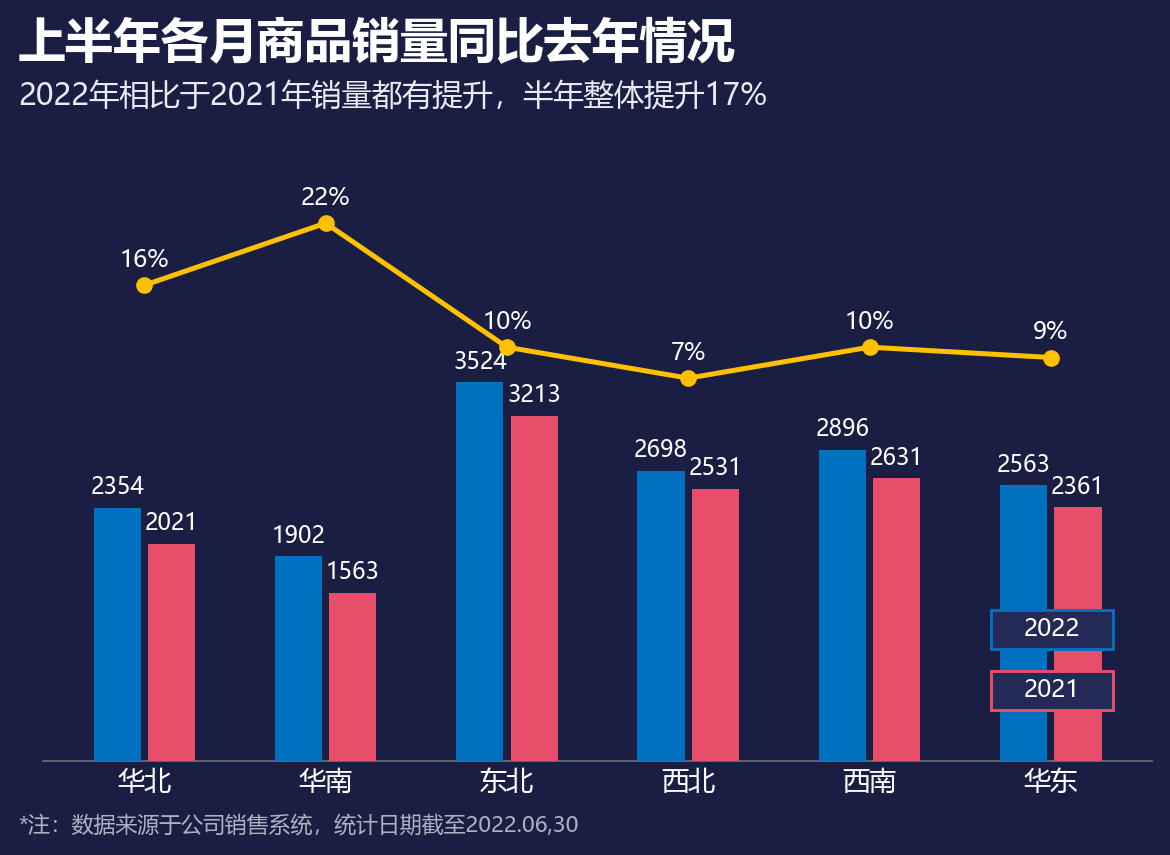

Write Python code to recreate this figure.
# -*- coding: utf-8 -*-
"""
图表 27 簇状柱形折线图
复现《Excel数据可视化 - 从图表到数据大屏》第二章后15个图表
运行: python 27_簇状柱形折线图.py  ->  生成 27_簇状柱形折线图.png
"""

import os
import math
import numpy as np
import matplotlib
matplotlib.use('Agg')
import matplotlib.pyplot as plt
from matplotlib.patches import (Circle, Wedge, Rectangle, FancyBboxPatch,
                                PathPatch)
from matplotlib.path import Path
from matplotlib.lines import Line2D
from matplotlib.patches import Patch
import matplotlib.colors as mcolors

plt.rcParams['font.sans-serif'] = ['Microsoft YaHei', 'SimHei', 'DejaVu Sans']
plt.rcParams['axes.unicode_minus'] = False
plt.rcParams['figure.dpi'] = 150

OUT = os.path.dirname(os.path.abspath(__file__))

# ---------------- 配色（取自原图表像素） ----------------
BG       = '#1A1E43'   # 深蓝底
BLUE     = '#0070C0'
BLUE_L   = '#00B0F0'
BLUE_M   = '#82ADD7'
BLUE_BR  = '#0E5DFF'   # 子弹图-实际
RED      = '#E74E69'
YELLOW   = '#FFC000'
AMBER    = '#FFC54D'
TEAL     = '#087E8B'
ROSE_R   = '#F94C66'
CYAN     = '#37A2DA'
GREEN_T  = '#11A7AD'
PURPLE   = '#7030A0'
DARKLINE = '#1A1E43'
TXT      = '#FFFFFF'
TXT2     = '#E9EAF2'
TXT3     = '#AEB1C2'
GREY_TR  = '#767889'   # 滑珠轨道灰
GREY_BEAD= '#A6A6A6'
OUTLINE  = '#9BA0BC'   # 目标柱描边
# 南丁格尔圆环
R_PURPLE = '#512DCB'
R_BLUE   = '#6073F3'
R_CYAN   = '#66CBDD'
# 复合柱形图季度色
Q_COLORS = ['#4A5BD1', '#FC6C0F', '#F6A50B', '#A2417B']

TITLE_FS  = 23
SUB_FS    = 14.5
NOTE_FS   = 10.5


def save(fig, name):
    path = os.path.join(OUT, name)
    fig.savefig(path, facecolor=BG, bbox_inches='tight', pad_inches=0.12)
    plt.close(fig)
    print('saved:', name)


def dashboard(title=None, subtitle=None, footnote=None, figsize=(8.4, 6.0)):
    """统一的深色大屏画布，返回 fig，标题/副标题/脚注用 figure 坐标"""
    fig = plt.figure(figsize=figsize, facecolor=BG)
    if title:
        fig.text(0.055, 0.955, title, fontsize=TITLE_FS, fontweight='bold',
                 color=TXT, va='top', ha='left')
    if subtitle:
        fig.text(0.055, 0.885, subtitle, fontsize=SUB_FS, color=TXT2,
                 va='top', ha='left')
    if footnote:
        fig.text(0.055, 0.045, footnote, fontsize=NOTE_FS, color=TXT3,
                 va='bottom', ha='left')
    return fig


def polar_xy(r, deg_cw_from_top):
    """顺时针(从正上方)角度 -> 直角坐标"""
    a = np.radians(90 - deg_cw_from_top)
    return r * np.cos(a), r * np.sin(a)


def ring(ax, r_in, r_out, vals, colors, start=90, edge=DARKLINE, lw=1.2):
    """画一个(甜甜圈)环：vals 为各项占比(自动归一)，从 start 度起顺时针着色"""
    vals = np.asarray(vals, dtype=float)
    total = vals.sum()
    cur = start
    out = []
    for v, c in zip(vals, colors):
        sweep = 360.0 * v / total
        if c is not None:
            w = Wedge((0, 0), r_out, cur - sweep, cur,
                      width=r_out - r_in, facecolor=c, edgecolor=edge,
                      linewidth=lw, zorder=2)
            ax.add_patch(w)
            out.append(w)
        cur -= sweep
    return out


def capsule(ax, x0, x1, y, thick_pt, color, z=2):
    """以粗圆头线画胶囊条(thick_pt 为线宽/点)，不受坐标比例影响"""
    ax.plot([x0, x1], [y, y], color=color, lw=thick_pt,
            solid_capstyle='round', solid_joinstyle='round',
            zorder=z, clip_on=False)


# ============ 27 簇状柱形折线图 ============
def fig27():
    cats   = ['华北', '华南', '东北', '西北', '西南', '华东']
    v2022  = [2354, 1902, 3524, 2698, 2896, 2563]
    v2021  = [2021, 1563, 3213, 2531, 2631, 2361]  # 华北原表为文本"2021"
    labels21 = ['2021', '1563', '3213', '2531', '2631', '2361']
    yoy    = [0.16, 0.22, 0.10, 0.07, 0.10, 0.09]

    fig = dashboard('上半年各月商品销量同比去年情况',
                    '2022年相比于2021年销量都有提升，半年整体提升17%',
                    '*注：数据来源于公司销售系统，统计日期截至2022.06,30')
    ax = fig.add_axes([0.075, 0.13, 0.88, 0.62])
    ax.set_facecolor(BG)
    x = np.arange(len(cats))
    ax.bar(x - 0.15, v2022, width=0.26, color=BLUE, zorder=3, label='2022')
    ax.bar(x + 0.15, v2021, width=0.26, color=RED, zorder=3, label='2021')
    for xi, v in zip(x, v2022):
        ax.text(xi - 0.15, v + 70, str(v), ha='center', va='bottom',
                fontsize=11, color=TXT)
    for xi, v, lab in zip(x, v2021, labels21):
        ax.text(xi + 0.15, v + 70, lab, ha='center', va='bottom',
                fontsize=11, color=TXT)
    ax.set_xticks(x); ax.set_xticklabels(cats, fontsize=13, color=TXT)
    ax.set_ylim(0, 5200)
    ax.set_yticks([])
    for s in ['top', 'right', 'left']:
        ax.spines[s].set_visible(False)
    ax.spines['bottom'].set_color('#6E7079')
    ax.tick_params(length=0)

    ax2 = ax.twinx()
    ax2.plot(x, yoy, color=YELLOW, lw=2.4, marker='o', ms=7, zorder=5)
    for xi, v in zip(x, yoy):
        ax2.text(xi, v + 0.012, '%.0f%%' % (v * 100), ha='center',
                 va='bottom', fontsize=11.5, color=TXT)
    ax2.set_ylim(-0.30, 0.24)
    ax2.axis('off')

    # 右下角自定义图例（深色底+彩色描边）
    for i, (c, t) in enumerate([(BLUE, '2022'), (RED, '2021')]):
        bx, by = 0.855, 0.20 - i * 0.11
        ax.add_patch(Rectangle((bx, by), 0.11, 0.07, transform=ax.transAxes,
                               facecolor='#232A55', edgecolor=c, lw=1.4,
                               zorder=6))
        ax.text(bx + 0.055, by + 0.035, t, transform=ax.transAxes,
                ha='center', va='center', fontsize=11.5, color=TXT, zorder=7)
    save(fig, '27_簇状柱形折线图.png')


if __name__ == '__main__':
    fig27()
